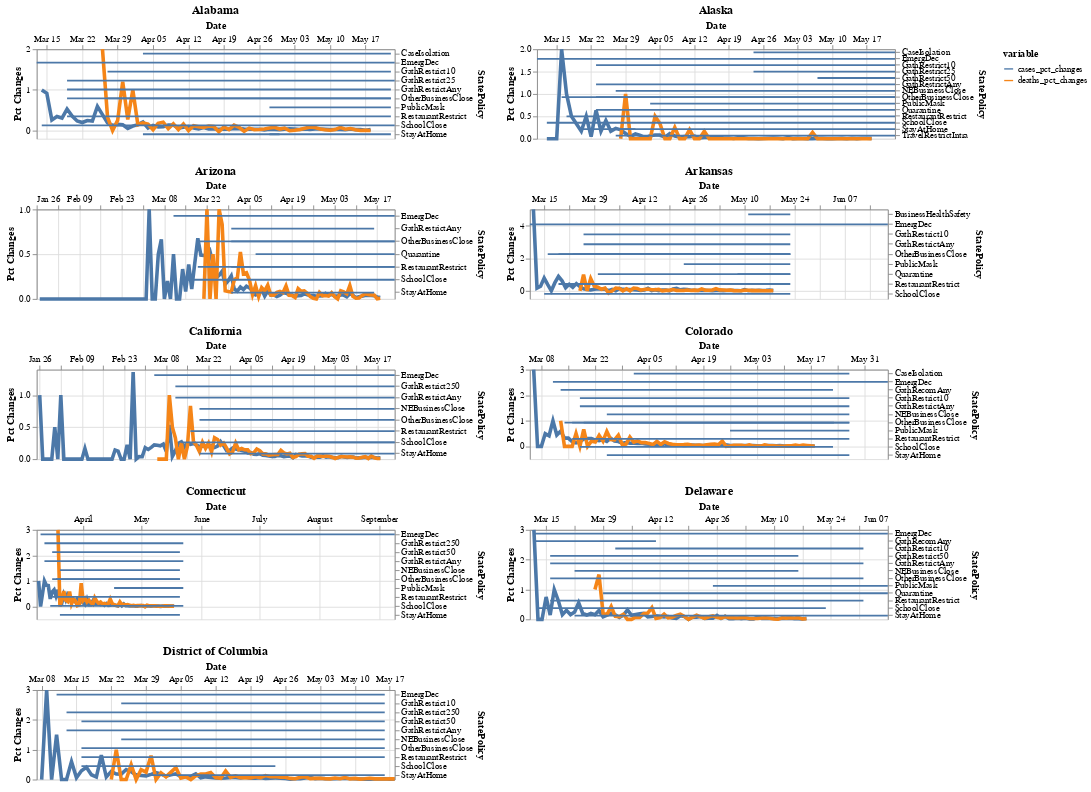

The cell this chart's notebook holds for it:
### Code cell
compound_chart = create_compound_charts(create_policy_covid_chart)
compound_chart
